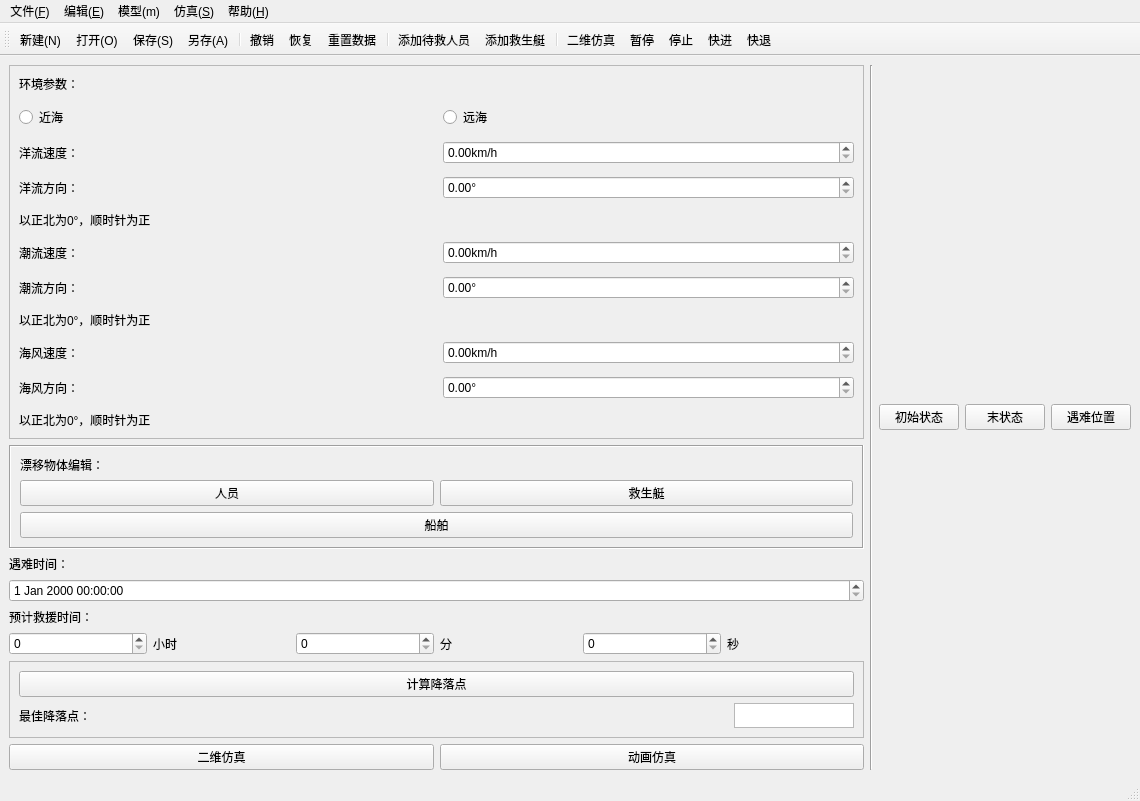
<?xml version="1.0" encoding="UTF-8"?>
<ui version="4.0">
 <class>WaterRescue</class>
 <widget class="QMainWindow" name="WaterRescue">
  <property name="windowModality">
   <enum>Qt::NonModal</enum>
  </property>
  <property name="geometry">
   <rect>
    <x>0</x>
    <y>0</y>
    <width>1140</width>
    <height>784</height>
   </rect>
  </property>
  <property name="windowTitle">
   <string>大型水陆两栖飞机着水救援安全性仿真软件</string>
  </property>
  <property name="windowIcon">
   <iconset>
    <normaloff>:/新前缀/resource/boat_128px_1189224_easyicon.net.ico</normaloff>:/新前缀/resource/boat_128px_1189224_easyicon.net.ico</iconset>
  </property>
  <widget class="QWidget" name="centralwidget">
   <layout class="QHBoxLayout" name="horizontalLayout_5">
    <item>
     <layout class="QVBoxLayout" name="verticalLayout_8" stretch="1,1,1">
      <item>
       <widget class="QFrame" name="frame">
        <property name="frameShape">
         <enum>QFrame::StyledPanel</enum>
        </property>
        <property name="frameShadow">
         <enum>QFrame::Sunken</enum>
        </property>
        <layout class="QVBoxLayout" name="verticalLayout_2">
         <property name="spacing">
          <number>12</number>
         </property>
         <item>
          <widget class="QLabel" name="label_6">
           <property name="text">
            <string>环境参数：</string>
           </property>
          </widget>
         </item>
         <item>
          <layout class="QHBoxLayout" name="horizontalLayout_8">
           <item>
            <widget class="QRadioButton" name="radioButton">
             <property name="text">
              <string>近海</string>
             </property>
            </widget>
           </item>
           <item>
            <widget class="QRadioButton" name="radioButton_2">
             <property name="text">
              <string>远海</string>
             </property>
            </widget>
           </item>
          </layout>
         </item>
         <item>
          <layout class="QHBoxLayout" name="horizontalLayout_4">
           <item>
            <widget class="QLabel" name="WaterSpeedLabel">
             <property name="text">
              <string>洋流速度：</string>
             </property>
            </widget>
           </item>
           <item>
            <widget class="QDoubleSpinBox" name="SeaSpeeddoubleSpinBox">
             <property name="statusTip">
              <string>洋流速度</string>
             </property>
             <property name="suffix">
              <string>km/h</string>
             </property>
             <property name="maximum">
              <double>100000.000000000000000</double>
             </property>
            </widget>
           </item>
          </layout>
         </item>
         <item>
          <layout class="QGridLayout" name="gridLayout_3"/>
         </item>
         <item>
          <layout class="QHBoxLayout" name="horizontalLayout_6">
           <item>
            <widget class="QLabel" name="WaterDirectionLabel_2">
             <property name="text">
              <string>洋流方向：</string>
             </property>
            </widget>
           </item>
           <item>
            <widget class="QDoubleSpinBox" name="SeaAngledoubleSpinBox">
             <property name="statusTip">
              <string>洋流方向</string>
             </property>
             <property name="suffix">
              <string>°</string>
             </property>
             <property name="maximum">
              <double>90.000000000000000</double>
             </property>
            </widget>
           </item>
          </layout>
         </item>
         <item>
          <widget class="QLabel" name="label">
           <property name="text">
            <string>以正北为0°，顺时针为正</string>
           </property>
          </widget>
         </item>
         <item>
          <layout class="QGridLayout" name="gridLayout_2"/>
         </item>
         <item>
          <layout class="QHBoxLayout" name="horizontalLayout_16">
           <item>
            <widget class="QLabel" name="TrendSpeedLabel_5">
             <property name="text">
              <string>潮流速度：</string>
             </property>
            </widget>
           </item>
           <item>
            <widget class="QDoubleSpinBox" name="TrendSpeeddoubleSpinBox">
             <property name="statusTip">
              <string>海风速度</string>
             </property>
             <property name="suffix">
              <string>km/h</string>
             </property>
             <property name="maximum">
              <double>100000.000000000000000</double>
             </property>
            </widget>
           </item>
          </layout>
         </item>
         <item>
          <layout class="QHBoxLayout" name="horizontalLayout_17">
           <item>
            <widget class="QLabel" name="WaterDirectionLabel_6">
             <property name="text">
              <string>潮流方向：</string>
             </property>
            </widget>
           </item>
           <item>
            <widget class="QDoubleSpinBox" name="TrendAngledoubleSpinBox">
             <property name="statusTip">
              <string>海风方向</string>
             </property>
             <property name="suffix">
              <string>°</string>
             </property>
             <property name="maximum">
              <double>90.000000000000000</double>
             </property>
            </widget>
           </item>
          </layout>
         </item>
         <item>
          <widget class="QLabel" name="label_7">
           <property name="text">
            <string>以正北为0°，顺时针为正</string>
           </property>
          </widget>
         </item>
         <item>
          <layout class="QHBoxLayout" name="horizontalLayout_7">
           <item>
            <widget class="QLabel" name="WindSpeedLabel">
             <property name="text">
              <string>海风速度：</string>
             </property>
            </widget>
           </item>
           <item>
            <widget class="QDoubleSpinBox" name="WindSpeeddoubleSpinBox">
             <property name="statusTip">
              <string>海风速度</string>
             </property>
             <property name="suffix">
              <string>km/h</string>
             </property>
             <property name="maximum">
              <double>100000.000000000000000</double>
             </property>
            </widget>
           </item>
          </layout>
         </item>
         <item>
          <layout class="QHBoxLayout" name="horizontalLayout_9">
           <item>
            <widget class="QLabel" name="WaterDirectionLabel_3">
             <property name="text">
              <string>海风方向：</string>
             </property>
            </widget>
           </item>
           <item>
            <widget class="QDoubleSpinBox" name="WindAngledoubleSpinBox">
             <property name="statusTip">
              <string>海风方向</string>
             </property>
             <property name="suffix">
              <string>°</string>
             </property>
             <property name="maximum">
              <double>90.000000000000000</double>
             </property>
            </widget>
           </item>
          </layout>
         </item>
         <item>
          <widget class="QLabel" name="label_3">
           <property name="text">
            <string>以正北为0°，顺时针为正</string>
           </property>
          </widget>
         </item>
        </layout>
       </widget>
      </item>
      <item>
       <widget class="QFrame" name="frame_3">
        <property name="frameShape">
         <enum>QFrame::Box</enum>
        </property>
        <property name="frameShadow">
         <enum>QFrame::Sunken</enum>
        </property>
        <layout class="QVBoxLayout" name="verticalLayout_6">
         <item>
          <widget class="QLabel" name="label_2">
           <property name="sizePolicy">
            <sizepolicy hsizetype="Preferred" vsizetype="Fixed">
             <horstretch>0</horstretch>
             <verstretch>0</verstretch>
            </sizepolicy>
           </property>
           <property name="text">
            <string>漂移物体编辑：</string>
           </property>
          </widget>
         </item>
         <item>
          <layout class="QGridLayout" name="gridLayout">
           <item row="0" column="0">
            <widget class="QPushButton" name="MenpushButton">
             <property name="text">
              <string>人员</string>
             </property>
            </widget>
           </item>
           <item row="0" column="1">
            <widget class="QPushButton" name="BoatpushButton">
             <property name="text">
              <string>救生艇</string>
             </property>
            </widget>
           </item>
           <item row="1" column="0" colspan="2">
            <widget class="QPushButton" name="BoatpushButton_2">
             <property name="text">
              <string>船舶</string>
             </property>
            </widget>
           </item>
          </layout>
         </item>
        </layout>
       </widget>
      </item>
      <item>
       <layout class="QVBoxLayout" name="verticalLayout_7">
        <item>
         <layout class="QVBoxLayout" name="verticalLayout_3">
          <item>
           <widget class="QLabel" name="label_9">
            <property name="text">
             <string>遇难时间：</string>
            </property>
           </widget>
          </item>
          <item>
           <widget class="QDateTimeEdit" name="dateTimeEdit"/>
          </item>
         </layout>
        </item>
        <item>
         <layout class="QVBoxLayout" name="verticalLayout_4">
          <item>
           <widget class="QLabel" name="label_4">
            <property name="text">
             <string>预计救援时间：</string>
            </property>
           </widget>
          </item>
          <item>
           <layout class="QHBoxLayout" name="horizontalLayout_10">
            <item>
             <widget class="QSpinBox" name="TimespinBox_1"/>
            </item>
            <item>
             <widget class="QLabel" name="label_8">
              <property name="text">
               <string>小时</string>
              </property>
             </widget>
            </item>
            <item>
             <widget class="QSpinBox" name="TimespinBox_2"/>
            </item>
            <item>
             <widget class="QLabel" name="label_10">
              <property name="text">
               <string>分</string>
              </property>
             </widget>
            </item>
            <item>
             <widget class="QSpinBox" name="TimespinBox_3"/>
            </item>
            <item>
             <widget class="QLabel" name="label_11">
              <property name="text">
               <string>秒</string>
              </property>
             </widget>
            </item>
           </layout>
          </item>
         </layout>
        </item>
        <item>
         <widget class="QFrame" name="frame_2">
          <property name="frameShape">
           <enum>QFrame::StyledPanel</enum>
          </property>
          <property name="frameShadow">
           <enum>QFrame::Raised</enum>
          </property>
          <layout class="QVBoxLayout" name="verticalLayout">
           <item>
            <widget class="QPushButton" name="FigurepushButton">
             <property name="text">
              <string>计算降落点</string>
             </property>
            </widget>
           </item>
           <item>
            <layout class="QHBoxLayout" name="horizontalLayout_2">
             <item>
              <widget class="QLabel" name="label_5">
               <property name="text">
                <string>最佳降落点：</string>
               </property>
              </widget>
             </item>
             <item>
              <widget class="QTextEdit" name="LocationtextEdit">
               <property name="maximumSize">
                <size>
                 <width>120</width>
                 <height>25</height>
                </size>
               </property>
              </widget>
             </item>
            </layout>
           </item>
          </layout>
         </widget>
        </item>
        <item>
         <layout class="QHBoxLayout" name="horizontalLayout" stretch="1,1">
          <item>
           <widget class="QPushButton" name="TwoDpushButton">
            <property name="text">
             <string>二维仿真</string>
            </property>
           </widget>
          </item>
          <item>
           <widget class="QPushButton" name="TreeDpushButton">
            <property name="statusTip">
             <string>动画仿真</string>
            </property>
            <property name="whatsThis">
             <string>动画仿真</string>
            </property>
            <property name="text">
             <string>动画仿真</string>
            </property>
           </widget>
          </item>
         </layout>
        </item>
       </layout>
      </item>
     </layout>
    </item>
    <item>
     <widget class="Line" name="line">
      <property name="orientation">
       <enum>Qt::Vertical</enum>
      </property>
     </widget>
    </item>
    <item>
     <layout class="QVBoxLayout" name="verticalLayout_9">
      <item>
       <layout class="QHBoxLayout" name="horizontalLayout_3">
        <item>
         <widget class="QPushButton" name="FirstpushButton">
          <property name="text">
           <string>初始状态</string>
          </property>
         </widget>
        </item>
        <item>
         <widget class="QPushButton" name="LastpushButton">
          <property name="text">
           <string>末状态</string>
          </property>
         </widget>
        </item>
        <item>
         <widget class="QPushButton" name="pushButton">
          <property name="text">
           <string>遇难位置</string>
          </property>
         </widget>
        </item>
       </layout>
      </item>
      <item>
       <layout class="QVBoxLayout" name="verticalLayout_5"/>
      </item>
     </layout>
    </item>
   </layout>
   <zorder>line</zorder>
   <zorder></zorder>
  </widget>
  <widget class="QMenuBar" name="menubar">
   <property name="geometry">
    <rect>
     <x>0</x>
     <y>0</y>
     <width>1140</width>
     <height>23</height>
    </rect>
   </property>
   <widget class="QMenu" name="FileMenu">
    <property name="title">
     <string>文件(&amp;F)</string>
    </property>
    <addaction name="FileNew"/>
    <addaction name="FileOpen"/>
    <addaction name="FileSave"/>
    <addaction name="FileSaveAs"/>
    <addaction name="separator"/>
    <addaction name="filedefault"/>
    <addaction name="separator"/>
    <addaction name="FileQuit"/>
   </widget>
   <widget class="QMenu" name="EditMenu">
    <property name="title">
     <string>编辑(&amp;E)</string>
    </property>
    <addaction name="undo"/>
    <addaction name="redo"/>
    <addaction name="reset"/>
    <addaction name="separator"/>
   </widget>
   <widget class="QMenu" name="HelpMenu">
    <property name="title">
     <string>帮助(&amp;H)</string>
    </property>
    <addaction name="Introduce"/>
    <addaction name="separator"/>
    <addaction name="Helper"/>
   </widget>
   <widget class="QMenu" name="SimulationMenu">
    <property name="title">
     <string>仿真(&amp;S)</string>
    </property>
    <addaction name="start"/>
    <addaction name="action"/>
   </widget>
   <widget class="QMenu" name="menu_2">
    <property name="title">
     <string>模型(m)</string>
    </property>
    <addaction name="boat"/>
    <addaction name="needsaver"/>
   </widget>
   <addaction name="FileMenu"/>
   <addaction name="EditMenu"/>
   <addaction name="menu_2"/>
   <addaction name="SimulationMenu"/>
   <addaction name="HelpMenu"/>
  </widget>
  <widget class="QToolBar" name="toolBar">
   <property name="windowTitle">
    <string>toolBar</string>
   </property>
   <attribute name="toolBarArea">
    <enum>TopToolBarArea</enum>
   </attribute>
   <attribute name="toolBarBreak">
    <bool>false</bool>
   </attribute>
   <addaction name="FileNew"/>
   <addaction name="FileOpen"/>
   <addaction name="FileSave"/>
   <addaction name="FileSaveAs"/>
   <addaction name="separator"/>
   <addaction name="undo"/>
   <addaction name="redo"/>
   <addaction name="reset"/>
   <addaction name="separator"/>
   <addaction name="needsaver"/>
   <addaction name="boat"/>
   <addaction name="separator"/>
   <addaction name="start"/>
   <addaction name="pause"/>
   <addaction name="stop"/>
   <addaction name="speed"/>
   <addaction name="slow"/>
  </widget>
  <widget class="QStatusBar" name="statusBar"/>
  <action name="FileOpen">
   <property name="icon">
    <iconset resource="tubiao.qrc">
     <normaloff>:/icon_d9vcchetbfkcsor/打开_1.png</normaloff>:/icon_d9vcchetbfkcsor/打开_1.png</iconset>
   </property>
   <property name="text">
    <string>打开(&amp;O)</string>
   </property>
   <property name="statusTip">
    <string>打开(O)</string>
   </property>
   <property name="shortcut">
    <string>Ctrl+O</string>
   </property>
  </action>
  <action name="FileQuit">
   <property name="icon">
    <iconset>
     <normaloff>:/resource/filequit.png</normaloff>:/resource/filequit.png</iconset>
   </property>
   <property name="text">
    <string>退出(&amp;Q)</string>
   </property>
   <property name="shortcut">
    <string/>
   </property>
  </action>
  <action name="FileNew">
   <property name="icon">
    <iconset resource="tubiao.qrc">
     <normaloff>:/icon_1jx48f4me37vte29/新建.png</normaloff>:/icon_1jx48f4me37vte29/新建.png</iconset>
   </property>
   <property name="text">
    <string>新建(&amp;N)</string>
   </property>
   <property name="statusTip">
    <string>新建(N)</string>
   </property>
   <property name="shortcut">
    <string>Ctrl+N</string>
   </property>
  </action>
  <action name="FileSaveAs">
   <property name="icon">
    <iconset resource="tubiao.qrc">
     <normaloff>:/icon_d9vcchetbfkcsor/另存.png</normaloff>:/icon_d9vcchetbfkcsor/另存.png</iconset>
   </property>
   <property name="text">
    <string>另存(&amp;A)</string>
   </property>
   <property name="statusTip">
    <string>另存(A)</string>
   </property>
   <property name="shortcut">
    <string>Ctrl+Shift+S</string>
   </property>
  </action>
  <action name="reset">
   <property name="icon">
    <iconset resource="tubiao.qrc">
     <normaloff>:/icon_1jx48f4me37vte29/重置.png</normaloff>:/icon_1jx48f4me37vte29/重置.png</iconset>
   </property>
   <property name="text">
    <string>重置数据</string>
   </property>
  </action>
  <action name="undo">
   <property name="icon">
    <iconset resource="tubiao.qrc">
     <normaloff>:/icon_1jx48f4me37vte29/撤销.png</normaloff>:/icon_1jx48f4me37vte29/撤销.png</iconset>
   </property>
   <property name="text">
    <string>撤销 </string>
   </property>
   <property name="statusTip">
    <string>撤销</string>
   </property>
   <property name="shortcut">
    <string>Ctrl+Z</string>
   </property>
  </action>
  <action name="redo">
   <property name="icon">
    <iconset resource="tubiao.qrc">
     <normaloff>:/icon_1jx48f4me37vte29/撤销_1.png</normaloff>:/icon_1jx48f4me37vte29/撤销_1.png</iconset>
   </property>
   <property name="text">
    <string>恢复</string>
   </property>
   <property name="statusTip">
    <string>恢复</string>
   </property>
   <property name="shortcut">
    <string>Ctrl+Y</string>
   </property>
  </action>
  <action name="Introduce">
   <property name="icon">
    <iconset>
     <normaloff>:/新前缀/resource/help_info_128px_1172051_easyicon.net.ico</normaloff>:/新前缀/resource/help_info_128px_1172051_easyicon.net.ico</iconset>
   </property>
   <property name="text">
    <string>软件简介</string>
   </property>
  </action>
  <action name="Helper">
   <property name="icon">
    <iconset>
     <normaloff>:/新前缀/resource/circle_help_128px_1189326_easyicon.net.ico</normaloff>:/新前缀/resource/circle_help_128px_1189326_easyicon.net.ico</iconset>
   </property>
   <property name="text">
    <string>功能帮助</string>
   </property>
   <property name="shortcut">
    <string>Ctrl+/</string>
   </property>
  </action>
  <action name="FileSave">
   <property name="icon">
    <iconset resource="tubiao.qrc">
     <normaloff>:/icon_1jx48f4me37vte29/保存.png</normaloff>:/icon_1jx48f4me37vte29/保存.png</iconset>
   </property>
   <property name="text">
    <string>保存(&amp;S)</string>
   </property>
   <property name="statusTip">
    <string>保存(S)</string>
   </property>
   <property name="shortcut">
    <string>Ctrl+S</string>
   </property>
  </action>
  <action name="boat">
   <property name="icon">
    <iconset resource="tubiao.qrc">
     <normaloff>:/icon_1jx48f4me37vte29/救生圈.png</normaloff>:/icon_1jx48f4me37vte29/救生圈.png</iconset>
   </property>
   <property name="text">
    <string>添加救生艇</string>
   </property>
  </action>
  <action name="needsaver">
   <property name="icon">
    <iconset resource="tubiao.qrc">
     <normaloff>:/icon_1jx48f4me37vte29/人员.png</normaloff>:/icon_1jx48f4me37vte29/人员.png</iconset>
   </property>
   <property name="text">
    <string>添加待救人员</string>
   </property>
  </action>
  <action name="filedefault">
   <property name="icon">
    <iconset>
     <normaloff>:/新前缀/resource/default_icon_256px_1114588_easyicon.net.png</normaloff>:/新前缀/resource/default_icon_256px_1114588_easyicon.net.png</iconset>
   </property>
   <property name="text">
    <string>配置</string>
   </property>
   <property name="statusTip">
    <string>配置</string>
   </property>
  </action>
  <action name="start">
   <property name="icon">
    <iconset resource="tubiao.qrc">
     <normaloff>:/icon_1jx48f4me37vte29/播放器播放.png</normaloff>:/icon_1jx48f4me37vte29/播放器播放.png</iconset>
   </property>
   <property name="text">
    <string>二维仿真</string>
   </property>
   <property name="toolTip">
    <string>二维仿真</string>
   </property>
  </action>
  <action name="pause">
   <property name="icon">
    <iconset resource="tubiao.qrc">
     <normaloff>:/icon_1jx48f4me37vte29/播放器_暂停.png</normaloff>:/icon_1jx48f4me37vte29/播放器_暂停.png</iconset>
   </property>
   <property name="text">
    <string>暂停</string>
   </property>
  </action>
  <action name="stop">
   <property name="icon">
    <iconset resource="tubiao.qrc">
     <normaloff>:/icon_1jx48f4me37vte29/停止.png</normaloff>:/icon_1jx48f4me37vte29/停止.png</iconset>
   </property>
   <property name="text">
    <string>停止</string>
   </property>
  </action>
  <action name="speed">
   <property name="icon">
    <iconset resource="tubiao.qrc">
     <normaloff>:/icon_1jx48f4me37vte29/快进.png</normaloff>:/icon_1jx48f4me37vte29/快进.png</iconset>
   </property>
   <property name="text">
    <string>快进</string>
   </property>
  </action>
  <action name="slow">
   <property name="icon">
    <iconset resource="tubiao.qrc">
     <normaloff>:/icon_1jx48f4me37vte29/快退.png</normaloff>:/icon_1jx48f4me37vte29/快退.png</iconset>
   </property>
   <property name="text">
    <string>快退</string>
   </property>
  </action>
  <action name="action">
   <property name="text">
    <string>动画仿真</string>
   </property>
  </action>
 </widget>
 <resources>
  <include location="tubiao.qrc"/>
 </resources>
 <connections/>
</ui>
